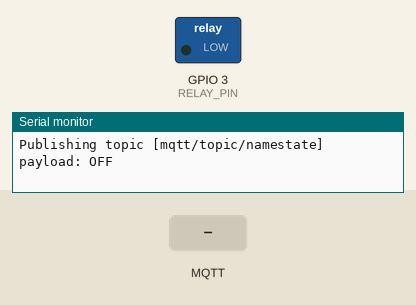
Simulated run of this sketch. Board: ESP8266 (NodeMCU). On the bench: switched loads named in the sketch (green lamp = pin HIGH), the last lines printed to the serial monitor. The test bench sets the inputs (shaded band). WiFi joins after 1.5 s; servers stay silent unless stated; no MQTT or app messages arrive unless stated.

Above: at 3.7 s.
3.8 s: MQTT message "ON" arrives on the first subscribed topic
At 5.0 s:
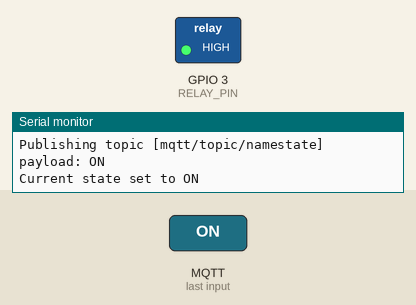
5.3 s: MQTT message "1" arrives on the first subscribed topic
At 6.8 s:
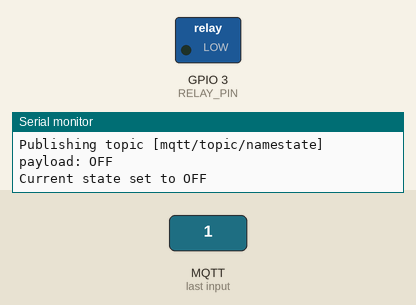
Timing chart, 0 to 8.3 s (numbered marks = the images above; inputs shaded):
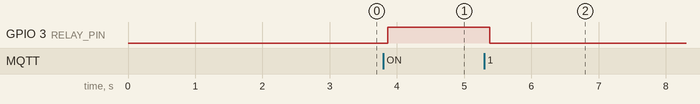

The sketch:

RelaySwitch.ino
```cpp
/*******************************************/
/* Relay Relay With MQTT on ESP8266 board */
/*******************************************/

#include "ESP8266WiFi.h"
#include "PubSubClient.h"

#define RELAY_PIN 3

// Number of MQTT retiries
const int RETRIES = 100;

// WiFi and MQTT configuration variables
const char* WIFI_SSID = "my_ssid";
const char* WIFI_PASSWORD = "my_password";
const char* MQTT_SERVER = "mqtt_broker_ip_address";
const int   MQTT_PORT = 1883;
const char* MQTT_USERNAME = "mqtt_username";
const char* MQTT_PASSWORD = "mqtt_password";
const char* MQTT_CLIENT_NAME = "mqtt/topic/name";

// WiFi Static IP example
IPAddress staticIP(192,168,0,100);
IPAddress gateway(192,168,0,0);
IPAddress subnet(255,255,255,0);
IPAddress dns1(83,139,103,3);
IPAddress dns2(83,139,121,8);

// WiFi and MQTT clients
WiFiClient wifiClient;
PubSubClient mqtt_client(wifiClient);

// Relay structure
struct Relay
{
  // Relay Availability Status
  enum Availability
  {
    OFFLINE,
    ONLINE
  };

  // Relay State
  enum State
  {
    OFF,
    ON
  };

  Relay(Availability availability, State state)
    : availability(availability),
      state(state){}

  private:
  Availability availability;
  State state;

  public:
  void turn_onOff()
  {
    if(state == ON)
    {
      digitalWrite(RELAY_PIN, HIGH);
      delay(10);
    }
    else
    {
      digitalWrite(RELAY_PIN, LOW);
      delay(10);
    }
    Serial.println("Turn " + stateToStr(state) + " relay");
  }

  // Getters and Setters
  void setAvailability(Availability availability)
  {
    this->availability = availability;
  }

  Availability getAvailability()
  {
    return availability;
  }

  void setState(State state)
  {
    this->state = state;
  }

  State getState()
  {
    return state;
  }

  String stateToStr(State state)
  {
    switch(state)
    {
      case OFF: return "OFF";
      case ON: return "ON";
      default: return "";
    }
  }

  String availabilityToStr(Availability availability)
  {
    switch(availability)
    {
      case OFFLINE: return "offline";
      case ONLINE: return "online";
      default: return "";
    }
  }
};

Relay relay(Relay::OFFLINE, Relay::OFF);

/*************************************/
/* Main setup() - executed only once */
/*************************************/
void setup()
{
  Serial.begin(115200);

  pinMode(RELAY_PIN, OUTPUT);

  setup_wifi();
  //setup_OTA_update();
  mqtt_client.setServer(MQTT_SERVER, MQTT_PORT);
  mqtt_client.setCallback(mqtt_receive);
  delay(1000);
}

/***************/
/* Main loop() */
/***************/
void loop()
{
  mqtt_connect();
  mqtt_client.loop();
  //ArduinoOTA.handle(); //not used on ESP01 board
  delay(100);
}

/********************************/
/* Used to setup WiFi connecton */
/********************************/
void setup_wifi()
{
  // We start by connecting to a WiFi network
  Serial.println();
  Serial.print("Connecting to ");
  Serial.println(WIFI_SSID);

  // Set WIFI mode, WIFI_STA - Station (STA) mode is used to get ESP module connected to a WiFi network established by an access point
  WiFi.mode(WIFI_STA);
  WiFi.config(staticIP, gateway, subnet, dns1, dns2); //For statis IP address
  WiFi.begin(WIFI_SSID, WIFI_PASSWORD);

  while (WiFi.status() != WL_CONNECTED) {
    delay(500);
    Serial.print(".");
  }

  Serial.println("");
  Serial.println("WiFi connected");
  Serial.println("IP address: ");
  Serial.println(WiFi.localIP());
}

/*****************************/
/* Used to setup OTA updates */
/*****************************/
//not used on ESP01 board
//void setup_OTA_update()
//{
//  ArduinoOTA.setHostname("ESP01_living_room");
//  //ArduinoOTA.setPassword("esp32_kitchen");
//
//  ArduinoOTA.onStart([]() {
//    Serial.println("Start OTA");
//  });
//  ArduinoOTA.onEnd([]() {
//    Serial.println("\nEnd OTA");
//  });
//  ArduinoOTA.onProgress([](unsigned int progress, unsigned int total) {
//    Serial.printf("Progress: %u%%\r", (progress / (total / 100)));
//  });
//  ArduinoOTA.onError([](ota_error_t error) {
//    Serial.printf("Error[%u]: ", error);
//    if (error == OTA_AUTH_ERROR) Serial.println("Authentication Failed");
//    else if (error == OTA_BEGIN_ERROR) Serial.println("Begin Failed");
//    else if (error == OTA_CONNECT_ERROR) Serial.println("Connect Failed");
//    else if (error == OTA_RECEIVE_ERROR) Serial.println("Receive Failed");
//    else if (error == OTA_END_ERROR) Serial.println("End Failed");
//  });
//  ArduinoOTA.begin();
//  Serial.println("OTA ready");
//}

/***************************************************************************/
/* Initial MQTT connection/reconnection, publishing and subscribing topics */
/***************************************************************************/
void mqtt_connect()
{
  int retries = 0;
  const int willQoS = 0;
  const boolean willRetain = true;
  char willTopic[40] = {0};
  char willPayload[40] = {0};

  while (!mqtt_client.connected()) {
    if(retries < RETRIES)
    {
      Serial.println("Attempting MQTT connection...");
      strcpy(willTopic, MQTT_CLIENT_NAME);
      strcat(willTopic, "availability");
      strcpy(willPayload, "offline");
      if (mqtt_client.connect(MQTT_CLIENT_NAME, MQTT_USERNAME, MQTT_PASSWORD, willTopic, willQoS, willRetain, willPayload))
      {
        relay.setAvailability(Relay::ONLINE);
        Serial.println("MQTT client state: " + String(mqtt_client.state()));

        //Subscribe MQTT topics
        mqtt_subscribe ("state/set");

        // Publish MQTT topics
        mqtt_publish ("availability", relay.availabilityToStr(relay.getAvailability()), true);
        mqtt_publish ("state", relay.stateToStr(relay.getState()), true);
      }
      else
      {
        relay.setAvailability(Relay::OFFLINE);

        // Publish MQTT topic
        mqtt_publish ("availability", relay.availabilityToStr(relay.getAvailability()), true);

        Serial.println("Failed to connect to MQTT server");
        Serial.println("MQTT client state: " + String(mqtt_client.state()));
        Serial.println("Try again in 5 seconds...");
        retries++;
        // Wait 5 seconds before retrying
        delay(5000);
      }
    }
    if(retries >= RETRIES)
    {
      relay.setAvailability(Relay::OFFLINE);

      // Publish MQTT topic
      mqtt_publish ("availability", relay.availabilityToStr(relay.getAvailability()), true);

      Serial.print("Restarting board, state: " + String(relay.getAvailability()));
      ESP.restart();
    }
  }
}

/************************************************************/
/* Callback function for receiving subscribed MQTT messages */
/************************************************************/
void mqtt_receive(char* topic, byte* payload, unsigned int length)
{
  payload[length] = '\0';
  String topicString = String(topic);
  String payloadString = String((char *)payload);

  Serial.println("Message arrived [" + topicString + "] payload: " + payloadString);

  switch (relay.getAvailability())
  {
    case Relay::ONLINE:
      if(topicString.equals(String(MQTT_CLIENT_NAME) + "state/set"))
      {
        payloadString.equals("ON") ? relay.setState(Relay::ON) : relay.setState(Relay::OFF);
        relay.turn_onOff();
        mqtt_publish ("state", relay.stateToStr(relay.getState()), true);
        Serial.println("Current state set to " + relay.stateToStr(relay.getState()));
      }
    break;
    default:
      Serial.println("ERROR: MQTT message [" + topicString + "] received in wrong state = " + relay.availabilityToStr(relay.getAvailability()));
    break;
  }
}

/***************************************/
/* Method for publishing MQTT messages */
/***************************************/
void mqtt_publish (String stringTopic, String stringPayload, boolean retain)
{
  char topic[40] = {0};
  char payload[40] = {0};

  strcpy(topic, MQTT_CLIENT_NAME);
  strcat(topic, stringTopic.c_str());
  strcpy(payload, stringPayload.c_str());

  mqtt_client.publish(topic, payload, retain);
  Serial.println("Publishing topic [" + String(topic) + "] payload: " + String(payload));
}

/*******************************************/
/* Method for subscribing on MQTT messages */
/*******************************************/
void mqtt_subscribe (String stringTopic)
{
  char topic[40] = {0};

  strcpy(topic, MQTT_CLIENT_NAME);
  strcat(topic, stringTopic.c_str());

  mqtt_client.subscribe(topic);
  Serial.println("Subscribing on topic [" + String(topic) + "]");
}
```

Measured:
- after the input at 3.8 s, GPIO 3 (RELAY_PIN): LOW → HIGH after 0.07 s
- after the input at 5.3 s, GPIO 3 (RELAY_PIN): HIGH → LOW after 0.08 s
